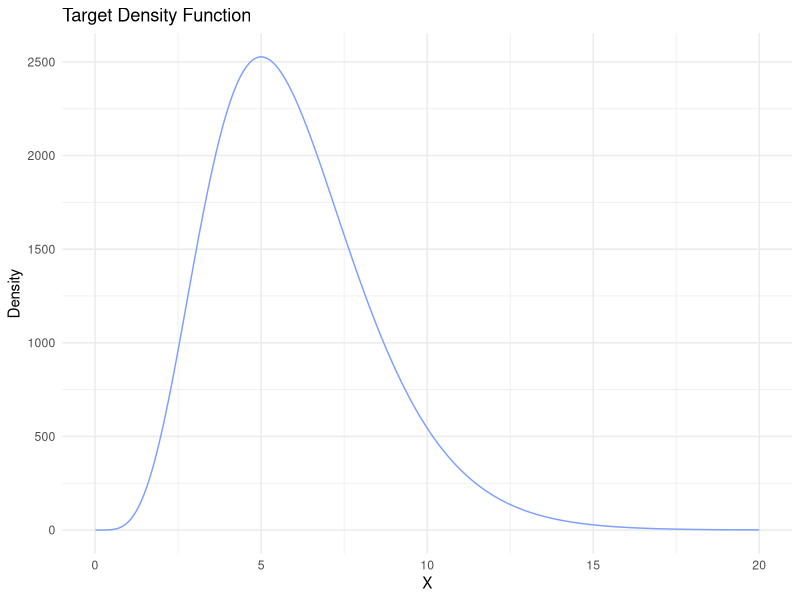
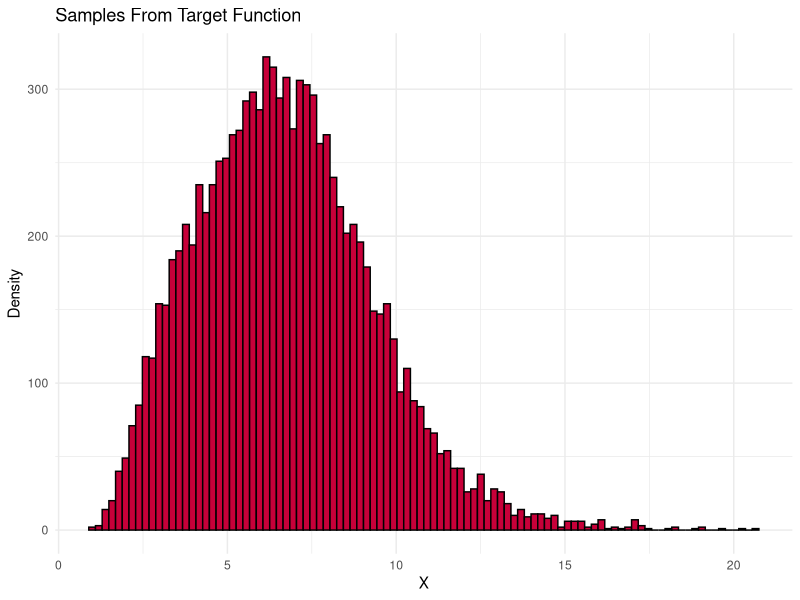

Recreate these plots in R, in order.
## ---- chunk 1
knitr::opts_chunk$set(echo = TRUE, cache = FALSE, include = TRUE, eval = TRUE)
library(knitr)
library(readxl)
library(ggplot2)
library(gridExtra)
## ---- chunk 2

# Target function with original scaling
f = function(x) {
  return(120 * x^5 * exp(-x))
}

# Target function
df = function(x) {
  if (sum(c(x) <= 0) > 0) stop("x must be larger than 0.")
  return(x^5 * exp(-x))
}

## ---- chunk 3

sequence = seq(from = 0.01, to = 20, by = 0.01)

real_f = f(sequence)
plotdf = data.frame(sequence, real_f)

ggplot(plotdf) +
  geom_line(aes(x = sequence, y = real_f), color = "#7da0ff") +
  labs(title = "Target Density Function", y = "Density",
  x = "X", color = "Legend") +
  theme_minimal()

## ---- chunk 4

#' Metropolis Hasting Algorithm
#'
#' @param n Number of samples from the target distribution.
#' @param x_0 Initial state from Pi. 
#' @param b Burn-in steps before taking samples.
#'
#' @return Returns a list containing the burned and normal samples.
#' @export
#'
#' @examples
metropolis_hasting = function(n = 1, x_0 = 1, b = 50) {
  
  # Vectors to store the samples in.
  burn_in_samples = c()
  samples = c()
  
  # Samples from proposel from the random walk (MC)
  xt = x_0
  xt_1 = x_0
  
  walk = function(burn) {
    # Generate proposal state
    x_star = rlnorm(n = 1, meanlog = xt, sdlog = 1)
    
    # Calculate correction factor C
    c = dlnorm(xt_1, meanlog = xt, sdlog = 1) /
      dlnorm(x_star, meanlog = xt, sdlog = 1)
    
    # Calculate acceptance probability alpha
    alpha = min(1, df(x_star)/df(xt_1))
    
    # Generate u from uniform
    u = runif(n = 1, min = 0, max = 1)
    
    # Decide if to accept or reject the proposal
    if (u <= alpha) {
      # Accept
      xt_1 <<- xt
      xt <<- x_star
      
      # Depending on if we're still buring save in different vector
      if (burn) {
        burn_in_samples <<- c(burn_in_samples, x_star)
      }
      else {
        samples <<- c(samples, x_star)
      }
    }
    else {
      # Reject
      xt <<- xt_1
    }
  }
  
  # Burn-in period
  while (length(burn_in_samples) < b) {
    walk(TRUE)
  }
  
  # Draw real samples
  while (length(samples) < n) {
    walk(FALSE)
  }
  
  # Return the burned and normal samples
  return(list(samples = samples, burn_in_samples = burn_in_samples))
}

results = metropolis_hasting(10000, x_0 = 5, b = 100)

## ---- chunk 5

plotdf = data.frame(results$samples)

ggplot(plotdf) +
  geom_histogram(aes(x = results.samples),
                 color = "#000000", fill = "#C70039", bins = length(results$samples)/100) +
  labs(title = "Samples From Target Function", y = "Density",
  x = "X", color = "Legend") +
  theme_minimal()

## ---- chunk 6

# Loading RData
#data2 = get(load("data.RData"))
#head(data2)
